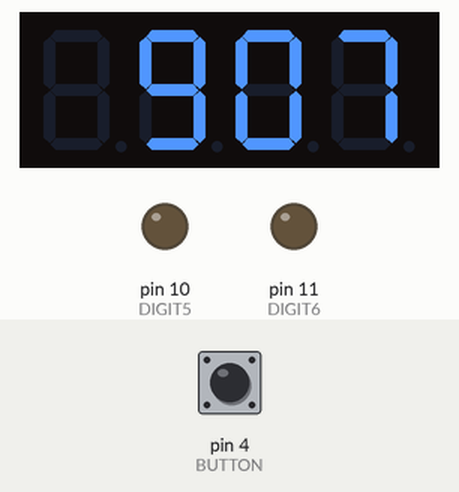
Bench run of a sketch on a simulated Arduino Uno, built with avr-gcc and run on an emulated ATmega328P. Shown: 4-digit seven-segment display, output pins drawn as LEDs (lit = HIGH). Wiring (inferred from the names in the program): 4-digit 7-segment display, segments lit when LOW: segments A0, A1, A2, A3, A4, A5, pin 8; digit selects pin 3, pin 5, pin 6, pin 9. The test bench sets the inputs (shaded band); at power-on: pin 4 (BUTTON) LOW. The segment pins are drawn as the display they are named for; pins used as bus, display or sensor lines are not drawn.

Above: at 1.2 s.
1.3 s: pin 4 (BUTTON) pulled HIGH for 1 s
At 3.5 s:
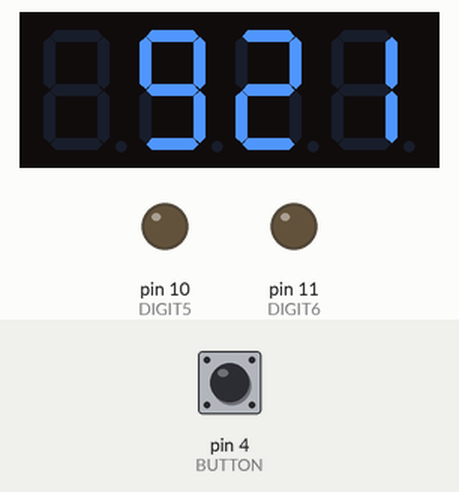
3.8 s: pin 4 (BUTTON) pulled HIGH for 0.15 s
At 4.7 s:
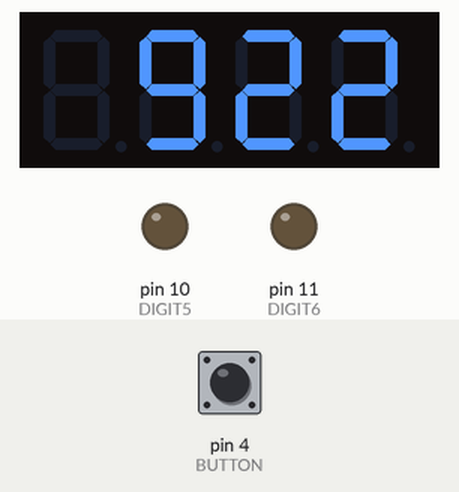
5.4 s: pin 4 (BUTTON) pulled HIGH for 0.15 s
At 6.2 s:
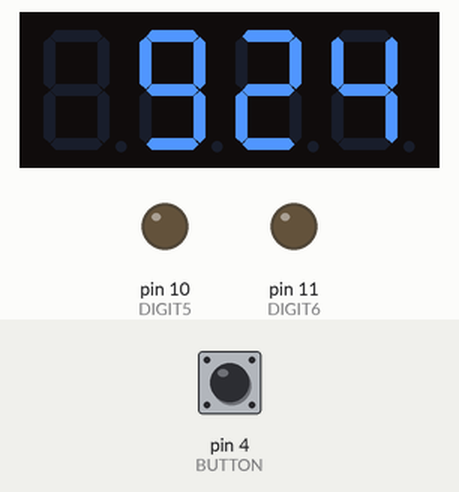
7.0 s: pin 4 (BUTTON) pulled HIGH for 1 s
At 8.3 s:
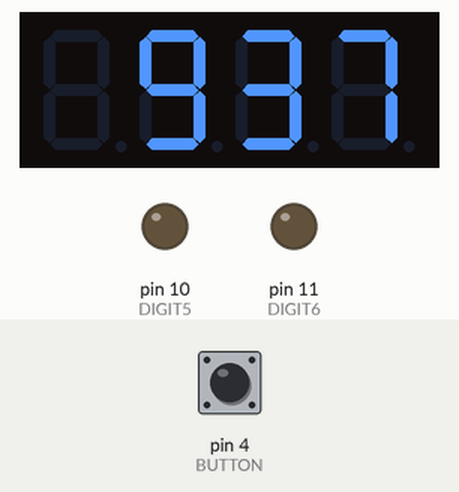
Timing chart, 0 to 10.0 s (numbered marks = the images above; inputs shaded):
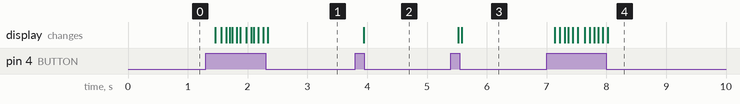

The sketch:

Clock_me.ino
```cpp
#define DIGIT1 3
#define DIGIT2 5
#define DIGIT3 6
#define DIGIT4 9
#define DIGIT5 10
#define DIGIT6 11

#define SEGMENTA A0
#define SEGMENTB A1
#define SEGMENTC A2
#define SEGMENTD A3
#define SEGMENTE A4
#define SEGMENTF A5
#define SEGMENTG 8


#define BUTTON 4

#define ON  HIGH
#define OFF LOW

#define DELAYTIME 50

unsigned short hours, minutes, seconds;

unsigned long lastTime; // keeps track of when the previous second happened

int buttonState;             // the current reading from the button pin
int lastButtonState = LOW;   // the previous reading from the button pin
unsigned long button_down_start = 0; // how long the button was held down
unsigned long lastDebounceTime = 0;  // the last time the output pin was toggled
unsigned long debounceDelay = 50;    // the debounce time

void setup() {
  // initialize all the required pins as output.
  pinMode(DIGIT1, OUTPUT);
  pinMode(DIGIT2, OUTPUT);
  pinMode(DIGIT3, OUTPUT);
  pinMode(DIGIT4, OUTPUT);
  pinMode(DIGIT5, OUTPUT);
  pinMode(DIGIT6, OUTPUT);

  pinMode(SEGMENTA, OUTPUT);
  pinMode(SEGMENTB, OUTPUT);
  pinMode(SEGMENTC, OUTPUT);
  pinMode(SEGMENTD, OUTPUT);
  pinMode(SEGMENTE, OUTPUT);
  pinMode(SEGMENTF, OUTPUT);
  pinMode(SEGMENTG, OUTPUT);


  // button is input
  pinMode(BUTTON, INPUT);

  // set the initial time
  hours = 9;
  minutes = 7;
  seconds = 0;


  lastTime = millis();
}

void loop() {

  // Keep showing the display while waiting for timer to expire
  while (millis() - lastTime < 1000) {
    clock_show_time(hours, minutes);

    // blink the colon, every even second
    if (seconds % 2 == 0) {
      clock_show_colon();
    }

    // button presses increase minutes
    int reading = digitalRead(BUTTON);

     // If the switch changed, due to noise or pressing:
    if (reading != lastButtonState) {
      // reset the debouncing timer
      lastDebounceTime = millis();
    }

    if ((millis() - lastDebounceTime) > debounceDelay) {
      // whatever the reading is at, it's been there for longer
      // than the debounce delay, so take it as the actual current state:

      if (buttonState != reading) {
        button_down_start = millis(); // record the start of the current button state
      }

      buttonState = reading;

      // buttonState is now either on or off
      if (buttonState == HIGH) {
        // if the button was held down more than 5 seconds, make it go faster
        if ((millis() - button_down_start) > 5000) {
          seconds += 10;
          if (seconds > 59) seconds = 59;
        }

        // button has been pressed
        incrementTime();
      }
    }

    lastButtonState = reading;
  }

  lastTime += 1000;

  incrementTime();
}

//
// a call to incrementTime increases time by one second.
//
void incrementTime() {

  if (seconds == 59) {
    seconds = 0;

    if (minutes == 59) {
      minutes = 0;

      if (hours == 12) {
        hours = 1;
      }
      else {
        hours++;


      }
    }
    else {
      minutes++;
    }
  }
  else {
    seconds++;
  }
}

//
// clock_show_time - displays the given time on the clock display
//   Note that instead of hr/min the user can also send min/sec
//   Maximum hr is 99, Maximum min is 59, and minimum is 0 for both (it's unsigned, heh).
//
void clock_show_time(unsigned short hours, unsigned short minutes) {
  unsigned short i;
  unsigned short delaytime;
  unsigned short num_leds[10] = { 6, 2, 5, 5, 4, 5, 6, 3, 7, 6 };
  unsigned short digit[4];
  unsigned short hide_leading_hours_digit;

  // convert minutes and seconds into the individual digits
  // check the boundaries
  if (hours > 99) hours = 99;
  if (minutes > 59) minutes = 59;

  // convert hr
  if (hours < 10 && hours > 0) {
    hide_leading_hours_digit = 1;
  }
  else {
    hide_leading_hours_digit = 0;
  }

  digit[0] = hours / 10;
  digit[1] = hours % 10; // remainder
  digit[2] = minutes / 10;
  digit[3] = minutes % 10; // remainder

  for (i = hide_leading_hours_digit; i < 4; i++) {
    clock_all_off();
    clock_show_digit(i, digit[i]);

    // fewer leds = brighter display, so delay depends on number of leds lit.
    delaytime = num_leds[digit[i]] * DELAYTIME;
    delayMicroseconds(delaytime);
  }

  clock_all_off();


}

//
// clock_all_off - turns off all the LEDs on the clock to give a blank display
//
void clock_all_off(void) {

  // digits must be ON for any LEDs to be on
  digitalWrite(DIGIT1, OFF);
  digitalWrite(DIGIT2, OFF);
  digitalWrite(DIGIT3, OFF);
  digitalWrite(DIGIT4, OFF);
  digitalWrite(DIGIT5, OFF);
  digitalWrite(DIGIT6, OFF);

  // segments must be OFF for any LEDs to be on
  digitalWrite(SEGMENTA, ON);
  digitalWrite(SEGMENTB, ON);
  digitalWrite(SEGMENTC, ON);
  digitalWrite(SEGMENTD, ON);
  digitalWrite(SEGMENTE, ON);
  digitalWrite(SEGMENTF, ON);
  digitalWrite(SEGMENTG, ON);

}

//
// clock_show_digit - turns on the LEDs for the digit in the given position
//      position can be from 0 through 3: 0 and 1 being the hour, 2 and 3 being the seconds
//      value can be from 0 through 9, ie, a valid single digit.
//
//      (if value is out of range, it displays a 9. if digit is out of range display remains blank)
//
void clock_show_digit(unsigned short position, unsigned short value) {
  byte a;
  byte b;
  byte c;
  byte d;
  byte e;
  byte f;
  byte g;

  switch (position) {
    case 0:
      digitalWrite(DIGIT1, ON);
      break;
    case 1:
      digitalWrite(DIGIT2, ON);
      break;
    case 2:
      digitalWrite(DIGIT3, ON);
      break;
    case 3:
      digitalWrite(DIGIT4, ON);
      break;
  }

  a = !(value == 1 || value == 4);
  b = !(value == 5 || value == 6);
  c = !(value == 2);
  d = !(value == 1 || value == 4 || value == 7);
  e =  (value == 0 || value == 2 || value == 6 || value == 8);
  f = !(value == 1 || value == 2 || value == 3 || value == 7);
  g = !(value == 0 || value == 1 || value == 7);

  if (a) digitalWrite(SEGMENTA, OFF);
  if (b) digitalWrite(SEGMENTB, OFF);
  if (c) digitalWrite(SEGMENTC, OFF);
  if (d) digitalWrite(SEGMENTD, OFF);
  if (e) digitalWrite(SEGMENTE, OFF);
  if (f) digitalWrite(SEGMENTF, OFF);
  if (g) digitalWrite(SEGMENTG, OFF);
}

//
// clock_show_colon - shows the colon that separates minutes from seconds
//
void clock_show_colon(void) {
  unsigned short delaytime;


                              // 2 leds = 2 delays needed
  delaytime = DELAYTIME * 2;  // must use variable to have similar delay to rest of clock
  delayMicroseconds(delaytime);   //   because use of variable slows it down slightly.

}

//
// clock_show_alarm - shows the ampm dot (bottom right of clock display)
//
void clock_show_ampm(void) {
  unsigned short delaytime;


  delaytime = DELAYTIME;  // must use variable to have similar delay to rest of clock
  delayMicroseconds(delaytime);   //   because use of variable slows it down slightly.

}
```

Measured:
- after the input at 1.3 s, the display: first changes after 0.16 s (image 1 shows a later state)
- after the input at 3.8 s, the display: changes after 0.14 s (image 2)
- after the input at 5.4 s, the display: first changes after 0.12 s (image 3 shows a later state)
- after the input at 7.0 s, the display: first changes after 0.14 s (image 4 shows a later state)
